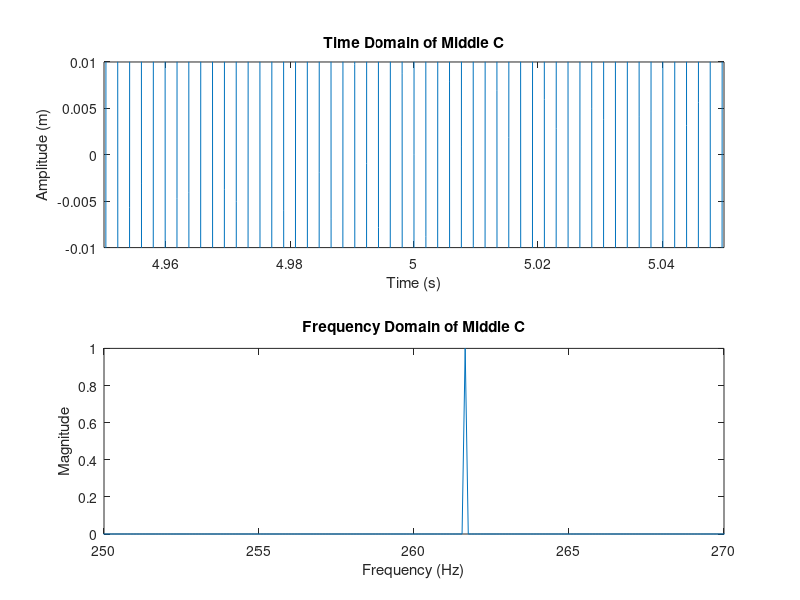

The MATLAB script that drew this image:
%%%%%%%%%%%%%%%%%%%%%%%%%%%%%%%%%%% TASK 1 %%%%%%%%%%%%%%%%%%%%%%%%%%%%%%%%
clear;

% To plot and generate a sound, we need a sample frequency and a duration.
% Sample frequency must be at least double the maximum frequency of the
% signal.
middleCFreq = 261.6;

sampleFrequency = 48*10^3; % Sample rate used in high quality music
sampleDuration = 1 / sampleFrequency;
totalDuration = 10;
timeAxis = 0:sampleDuration:totalDuration-sampleDuration;

% w = 2.pi.f
% y = A.sin(w.t+theta)
signal = sin(2*pi*middleCFreq*timeAxis);

%soundObj = audioplayer(amplitudeAxis, sampleFrequency);
%play(soundObj);

% Plotting time domain
figure(1)
ax1 = subplot(2, 1, 1);
plot(timeAxis, signal);
xlabel('Time (s)');
ylabel('Amplitude (m)');
title('Time Domain of Middle C');
zoom xon;
zoom(100);

% Calculate frequency domain
fourierTransform = fft(signal) / length(signal);
fourierTransform = fftshift(abs(fourierTransform) * 2);
amplitudeAxis = fourierTransform;
frequencyAxis = sampleFrequency / 2 * linspace(-1, 1, sampleFrequency * totalDuration);

% Noted, reducing the duration of the sound decreases the accuracy of the
% fft

% Plotting frequency domain
ax2 = subplot(2, 1, 2);
plot(frequencyAxis, amplitudeAxis);
xlabel('Frequency (Hz)');
ylabel('Magnitude');
title('Frequency Domain of Middle C');
zoom xon;
zoom(10000);
axis auto;
xlim(ax2, [250 270]); % Nothing special outside of this range
